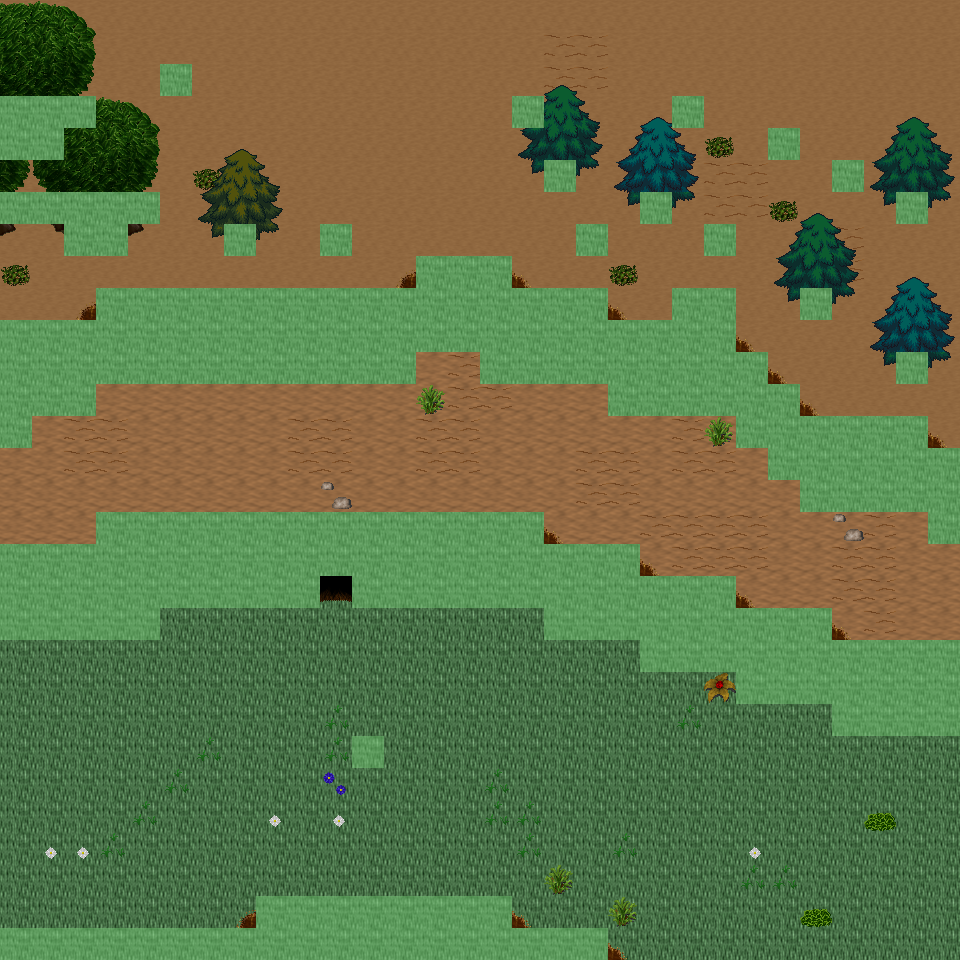

A level layout from a 2D game, rendered from its tile map. Below: a short description, then the map file with tile-grid data replaced by summaries:
An orthogonal 30x30 tile map with 32x32 px tiles, 6 tile layers (Ground, Object, Object2, Above, ...), 25 tilesets and 10 objects (10x mapExit).

<map version="1.0" orientation="orthogonal" renderorder="right-down" width="30" height="30" tilewidth="32" tileheight="32" nextobjectid="11">
  <tileset firstgid="1" name="tileset_ground_ground" tilewidth="32" tileheight="32" tilecount="33" columns="3">
    <image source="../drawable/tileset_ground_ground.png" width="96" height="352" />
  </tileset>
  <tileset firstgid="34" name="tileset_ground_grass_edges" tilewidth="32" tileheight="32" tilecount="36" columns="12">
    <image source="../drawable/tileset_ground_grass_edges.png" width="384" height="96" />
  </tileset>
  <tileset firstgid="70" name="tileset_ground_ridge_earth_dark" tilewidth="32" tileheight="32" tilecount="96" columns="12">
    <image source="../drawable/tileset_ground_ridge_earth_dark.png" width="384" height="256" />
  </tileset>
  <tileset firstgid="166" name="tileset_plant_flower_daisy_white" tilewidth="32" tileheight="32" tilecount="8" columns="2">
    <image source="../drawable/tileset_plant_flower_daisy_white.png" width="64" height="128" />
  </tileset>
  <tileset firstgid="174" name="tileset_plant_grasses" tilewidth="32" tileheight="32" tilecount="6" columns="3">
    <image source="../drawable/tileset_plant_grasses.png" width="96" height="64" />
  </tileset>
  <tileset firstgid="180" name="tileset_ground_rock_pebbles" tilewidth="32" tileheight="32" tilecount="3" columns="1">
    <image source="../drawable/tileset_ground_rock_pebbles.png" width="32" height="96" />
  </tileset>
  <tileset firstgid="183" name="tileset_plant_flower_daisy_blue" tilewidth="32" tileheight="32" tilecount="8" columns="2">
    <image source="../drawable/tileset_plant_flower_daisy_blue.png" width="64" height="128" />
  </tileset>
  <tileset firstgid="191" name="tileset_ground_ladder_vertical_dark" tilewidth="32" tileheight="32" tilecount="3" columns="3">
    <image source="../drawable/tileset_ground_ladder_vertical_dark.png" width="96" height="32" />
  </tileset>
  <tileset firstgid="194" name="tileset_item_corpse_huge_animal" tilewidth="32" tileheight="32" tilecount="16" columns="2">
    <image source="../drawable/tileset_item_corpse_huge_animal.png" width="64" height="256" />
  </tileset>
  <tileset firstgid="210" name="tileset_ground_ladder_steps" tilewidth="32" tileheight="32" tilecount="6" columns="3">
    <image source="../drawable/tileset_ground_ladder_steps.png" width="96" height="64" />
  </tileset>
  <tileset firstgid="216" name="tileset_logic_creature_rodent" tilewidth="32" tileheight="32" tilecount="8" columns="8">
    <image source="../drawable/tileset_logic_creature_rodent.png" width="256" height="32" />
  </tileset>
  <tileset firstgid="224" name="tileset_logic_creature_animal" tilewidth="32" tileheight="32" tilecount="32" columns="8">
    <image source="../drawable/tileset_logic_creature_animal.png" width="256" height="128" />
  </tileset>
  <tileset firstgid="256" name="tileset_logic_portal" tilewidth="32" tileheight="32" tilecount="24" columns="8">
    <image source="../drawable/tileset_logic_portal.png" width="256" height="96" />
  </tileset>
  <tileset firstgid="280" name="tileset_logic_creature_orc" tilewidth="32" tileheight="32" tilecount="5" columns="5">
    <image source="../drawable/tileset_logic_creature_orc.png" width="192" height="32" />
  </tileset>
  <tileset firstgid="285" name="tileset_logic_collision" tilewidth="32" tileheight="32" tilecount="1" columns="1">
    <image source="../drawable/tileset_logic_collision.png" width="32" height="32" />
  </tileset>
  <tileset firstgid="286" name="tileset_ground_green_paving" tilewidth="32" tileheight="32" tilecount="18" columns="3">
    <image source="../drawable/tileset_ground_green_paving.png" width="96" height="192" />
  </tileset>
  <tileset firstgid="304" name="tileset_logic_protection" tilewidth="32" tileheight="32" tilecount="2" columns="2">
    <image source="../drawable/tileset_logic_protection.png" width="64" height="32" />
  </tileset>
  <tileset firstgid="306" name="tileset_ground_earth_edges" tilewidth="32" tileheight="32" tilecount="18" columns="6">
    <image source="../drawable/tileset_ground_earth_edges.png" width="192" height="96" />
  </tileset>
  <tileset firstgid="324" name="tileset_ground_grass_corners" tilewidth="32" tileheight="32" tilecount="24" columns="6">
    <image source="../drawable/tileset_ground_grass_corners.png" width="192" height="128" />
  </tileset>
  <tileset firstgid="348" name="tileset_plant_tree_tree_darkgreen" tilewidth="32" tileheight="32" tilecount="88" columns="8">
    <image source="../drawable/tileset_plant_tree_tree_darkgreen.png" width="256" height="352" />
  </tileset>
  <tileset firstgid="436" name="tileset_plant_tree_evergreen" tilewidth="32" tileheight="32" tilecount="36" columns="3">
    <image source="../drawable/tileset_plant_tree_evergreen.png" width="96" height="384" />
  </tileset>
  <tileset firstgid="472" name="tileset_building_decoration_rocks" tilewidth="32" tileheight="32" tilecount="6" columns="3">
    <image source="../drawable/tileset_building_decoration_rocks.png" width="96" height="64" />
  </tileset>
  <tileset firstgid="478" name="tileset_plant_bush_bushes" tilewidth="32" tileheight="32" tilecount="10" columns="5">
    <image source="../drawable/tileset_plant_bush_bushes.png" width="160" height="64" />
  </tileset>
  <tileset firstgid="488" name="tileset_plant_bush_various_small" tilewidth="32" tileheight="32" tilecount="9" columns="3">
    <image source="../drawable/tileset_plant_bush_various_small.png" width="96" height="96" />
  </tileset>
  <tileset firstgid="497" name="tileset_ground_dry_grass" tilewidth="32" tileheight="32" tilecount="54" columns="9">
    <image source="../drawable/tileset_ground_dry_grass.png" width="288" height="192" />
  </tileset>
  <layer name="Ground" width="30" height="30">
    <data>[900 cells, 900 non-empty, 3 distinct tile ids]</data>
  </layer>
  <layer name="Object" width="30" height="30">
    <data>[900 cells, 336 non-empty, 33 distinct tile ids]</data>
  </layer>
  <layer name="Object2" width="30" height="30">
    <data>[900 cells, 7 non-empty, 7 distinct tile ids]</data>
  </layer>
  <layer name="Above" width="30" height="30">
    <data>[900 cells, 83 non-empty, 41 distinct tile ids]</data>
  </layer>
  <layer name="Above2" width="30" height="30">
    <data>[900 cells, 5 non-empty, 4 distinct tile ids]</data>
  </layer>
  <layer name="Walkable" width="30" height="30">
    <data>[900 cells, 239 non-empty, 1 distinct tile ids]</data>
  </layer>
  <objectgroup name="MapEvents">
    <object id="1" name="north" type="mapExit" x="0" y="0" width="960" height="32">
      <properties>
        <property name="map" value="level_0_x171_y25" />
        <property name="x" value="0" />
        <property name="y" value="28" />
      </properties>
    </object>
    <object id="2" name="south" type="mapExit" x="608" y="928" width="352" height="32">
      <properties>
        <property name="map" value="level_0_x171_y27" />
        <property name="x" value="19" />
        <property name="y" value="1" />
      </properties>
    </object>
    <object id="3" name="west" type="mapExit" x="0" y="0" width="32" height="96">
      <properties>
        <property name="map" value="level_0_x170_y26" />
        <property name="x" value="28" />
        <property name="y" value="0" />
      </properties>
    </object>
    <object id="4" name="west2" type="mapExit" x="0" y="160" width="32" height="32">
      <properties>
        <property name="map" value="level_0_x170_y26" />
        <property name="x" value="28" />
        <property name="y" value="5" />
      </properties>
    </object>
    </objectgroup>
</map>
<!-- 6 of 10 objects omitted -->
